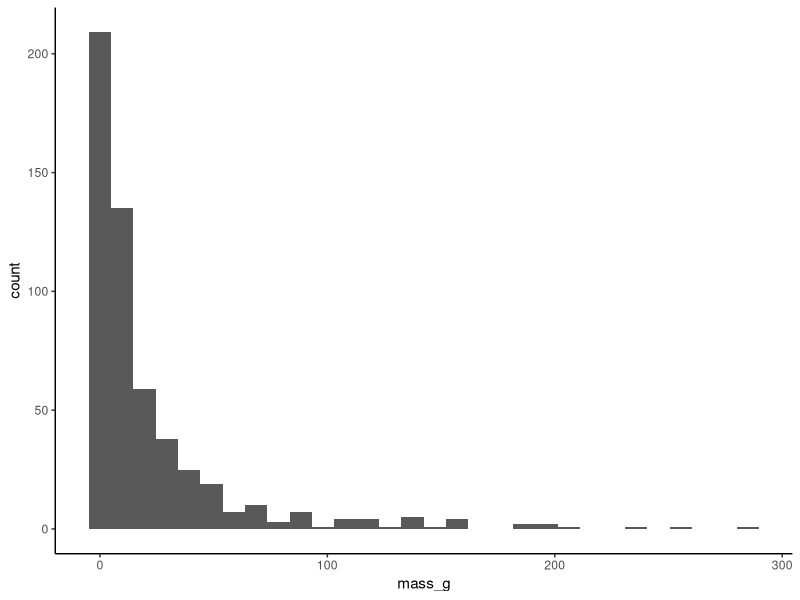
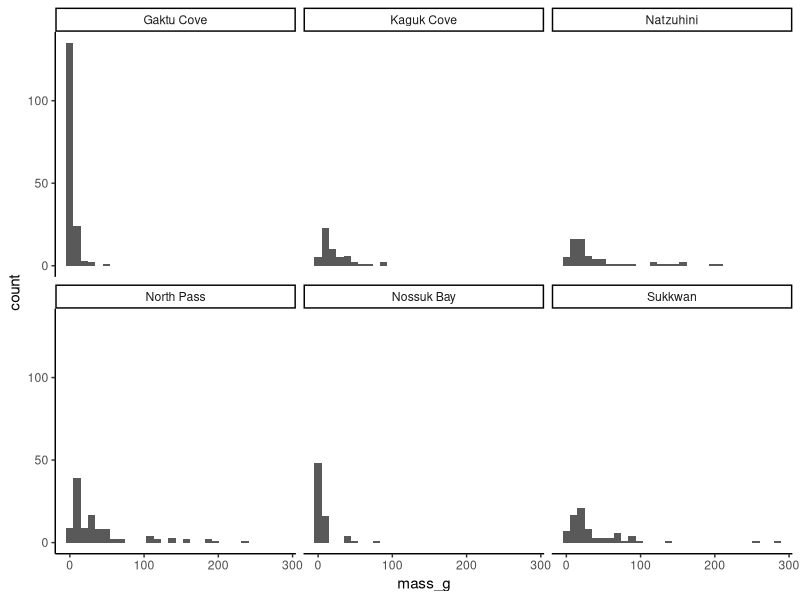
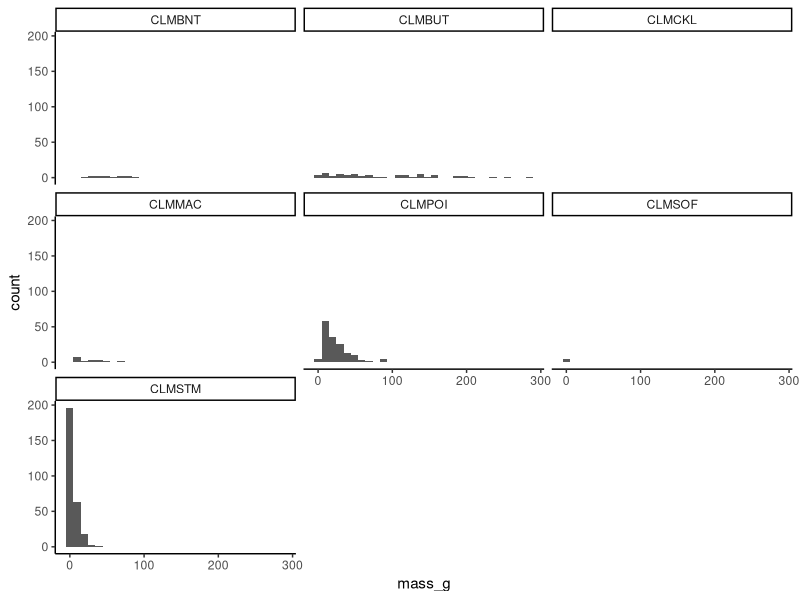

Write R code to recreate these figures, in order.
## ---- chunk 1
library(dplyr)
library(tidyr)
library(vegan)
library(ggplot2)

theme_set(theme_classic())
## ---- chunk 2
st.er <- function(x, na.rm = TRUE) {
  stopifnot(is.numeric(x))
  return(sd(x, na.rm = na.rm)/sqrt(length(x)))
}
## ---- chunk 3
clam <- read.csv("../../ALL_DATA/Clam_transect_2018_RAW.csv", stringsAsFactors = FALSE, header = TRUE)

clamWM <- read.csv("../../ALL_DATA/clam_length_weight_conversions.csv", stringsAsFactors = FALSE, header = TRUE)

clam.sed <- read.csv("../../ALL_DATA/Clam_sediment_2018_RAW.csv", header = TRUE, stringsAsFactors = FALSE)
## ---- chunk 4
clamWM.mean <- clamWM %>%
  group_by(species_scientific) %>% 
  summarise(a = mean(a),
            b = mean(b))
## ---- chunk 5
clam <- merge(clam, clamWM.mean, by = "species_scientific", all.x = TRUE)
# deal with Macoma #
clam$a <- ifelse(clam$sp_code == "CLMMAC", 0.0046, clam$a)
clam$b <- ifelse(clam$sp_code == "CLMMAC", 2.5212, clam$b)
## ---- chunk 6
clam$mass_g <- (clam$a * (clam$width_mm)^clam$b)
range(clam$mass_g, na.rm = TRUE)

# Some example plots
ggplot(clam, aes(mass_g)) +
  geom_histogram()

ggplot(clam, aes(mass_g)) +
  geom_histogram() +
  facet_wrap(~place_name)

ggplot(clam, aes(mass_g)) +
  geom_histogram() +
  facet_wrap(~sp_code)
## ---- chunk 7
clam.site.sp <- clam %>% 
  group_by(site, sp_code) %>% 
  summarise(total_crab_sp = n(),
            width = mean(width_mm), 
            width_se = st.er(width_mm),
            mass = mean(mass_g),
            mass_se = st.er(mass_g))
## ---- chunk 8
clam.site <- clam %>% 
  group_by(site) %>% 
  summarise(unique(place_name),
            unique(date),
            unique(YYYYMMDD),
            total_clam = n(),
            clam_width = mean(width_mm), 
            clam_width_se = st.er(width_mm),
            clam_mass = mean(mass_g),
            clam_mass_se = st.er(mass_g))

# clean up column names
colnames(clam.site)[1:4] <- c("site", "place_name", "date", "YYYYMMDD")
## ---- chunk 9
site.sed <- clam.sed %>% 
  group_by(site) %>% 
  summarise(prim_sed_clam = mean(primary_sediment_score),
            prim_sed_clam_se = st.er(primary_sediment_score),
            secd_sed_clam = mean(secondary_sediment_score),
            secd_sed_clam_se = st.er(secondary_sediment_score))
## ---- chunk 10
dat <- merge(clam.site, site.sed, by = "site")
## ---- chunk 11
write.csv(dat, "../../ALL_DATA/eelgrass_clam_2018_derived.csv", row.names = FALSE)
